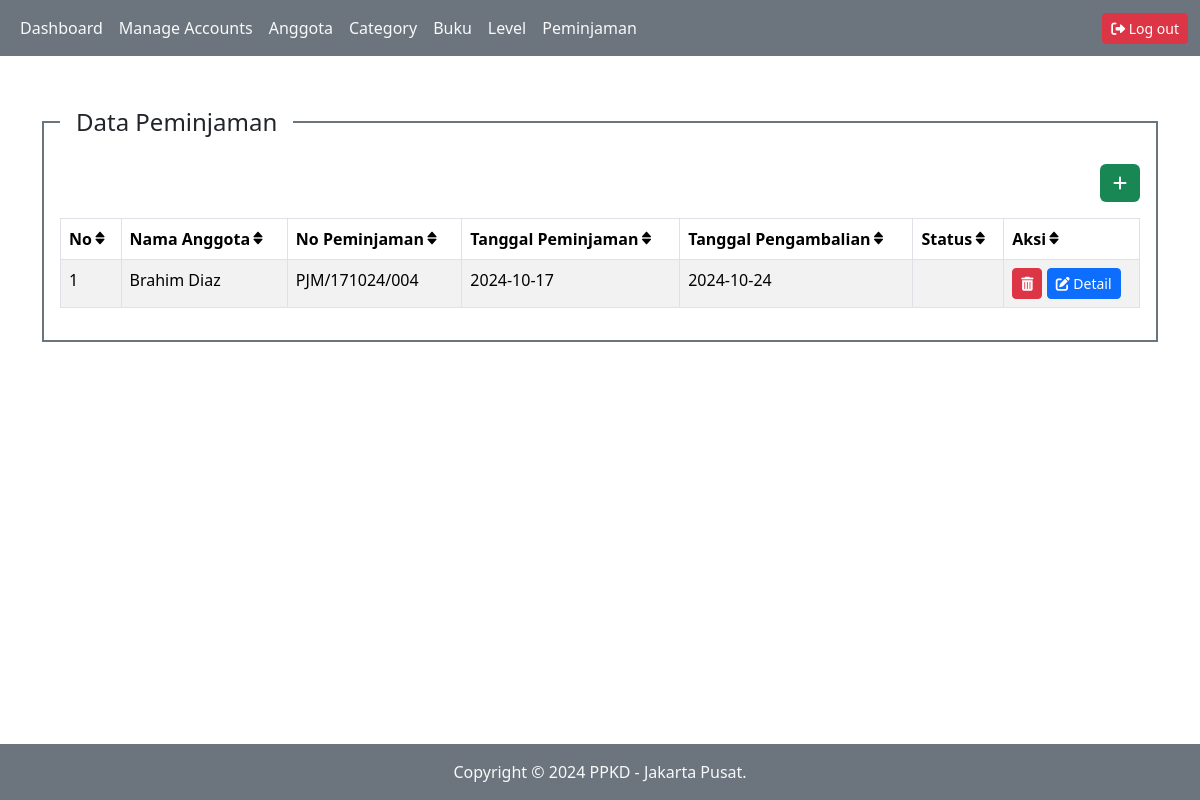
Page /index.php?pg=peminjaman (signed in) on the committed database.
### tables this page shows
CREATE TABLE `peminjaman` (
  `id` int(11) NOT NULL,
  `id_anggota` int(11) NOT NULL,
  `no_peminjaman` varchar(50) NOT NULL,
  `tgl_peminjaman` date NOT NULL,
  `tgl_pengembalian` date NOT NULL,
  `status` varchar(20) NOT NULL,
  `created_at` timestamp NOT NULL DEFAULT current_timestamp(),
  `updated_at` timestamp NOT NULL DEFAULT current_timestamp() ON UPDATE current_timestamp()
);

CREATE TABLE `anggota` (
  `id` int(11) NOT NULL,
  `nama_anggota` varchar(50) NOT NULL,
  `telepon` varchar(16) NOT NULL,
  `email` varchar(50) NOT NULL,
  `alamat` text NOT NULL
);

### content/peminjaman.php (the view)
<?php
    $query = mysqli_query($koneksi, "SELECT anggota.nama_anggota, peminjaman.* FROM peminjaman LEFT JOIN anggota ON anggota.id = peminjaman.id_anggota ORDER BY id DESC");
?>
<div class="mt-5 container">
    <div class="row">
        <div class="col-sm-12">
            <fieldset class="border border-secondary border-2 p-3">
                <legend class="float-none w-auto px-3">Data Peminjaman</legend>
                <div align="right">
                    <a href="?pg=tambah-peminjaman" type="button" class="btn text-light bg-success"><i class="fa-solid fa-plus"></i></a>
                </div>
                <div class="table-responsive">
                    <table class="table table-bordered table-striped table-hover mt-3">
                        <thead>
                            <tr>
                                <th scope="col">No<i class="bx bxs-sort-alt"></th>
                                <th scope="col">Nama Anggota<i class="bx bxs-sort-alt"></th>
                                <th scope="col">No Peminjaman<i class="bx bxs-sort-alt"></th>
                                <th scope="col">Tanggal Peminjaman<i class="bx bxs-sort-alt"></th>
                                <th scope="col">Tanggal Pengambalian<i class="bx bxs-sort-alt"></th>
                                <th scope="col">Status<i class="bx bxs-sort-alt"></th>
                                <th scope="col">Aksi<i class="bx bxs-sort-alt"></th>
                            </tr>
                        </thead>
                        <tbody>
                            <?php
                            $no = 1;
                            while ($row = mysqli_fetch_assoc($query)):
                            ?>
                                <tr>
                                    <td><?php echo $no++ ?></td>
                                    <td><?php echo $row['nama_anggota'] ?></td>
                                    <td><?php echo $row['no_peminjaman'] ?></td>
                                    <td><?php echo $row['tgl_peminjaman'] ?></td>
                                    <td><?php echo $row['tgl_pengembalian'] ?></td>
                                    <td><?php echo $row['status'] ?></td>
                                    <td>
                                        <a onclick="return confirm('Apakah Anda yakin akan menghapus data ini???')" href="?pg=tambah-peminjaman&delete=<?php echo $row['id'] ?>" class="btn btn-danger btn-sm">
                                            <i class="fas fa-trash-alt"></i>
                                        </a>
                                        <a href="?pg=tambah-peminjaman&detail=<?php echo $row['id'] ?>" class="btn btn-primary btn-sm">
                                            <i class="fas fa-edit"></i> Detail
                                        </a>
                                    </td>
                                </tr>
                            <?php endwhile ?>
                        </tbody>
                    </table>
                </div>
            </fieldset>
        </div>
    </div>
</div>

### rows in the picture
peminjaman: id_anggota.nama_anggota "Brahim Diaz", no_peminjaman "PJM/171024/004", tgl_peminjaman "2024-10-17", tgl_pengembalian "2024-10-24"
